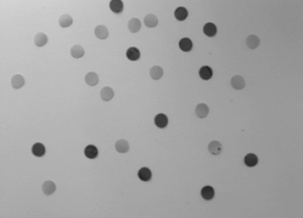
%> input picture BIV_P4-Dateien/shading.jpg, 303 x 218 px
$ octave uebung4.m   (GNU Octave 9; MATLAB toolbox functions it lacks are replaced by stand-ins)
%> lines starting %> are read from the running program, lines starting %| are printed output that depends on the picture
shadingimage = double(imread('shading.jpg'))/255;
%> shadingimage: size 218x303x3 double; min 0.137, max 0.831, mean 0.646
shadingimage = shadingimage(:,:,1);
%> shadingimage: size 218x303 double
imshow(shadingimage);
%% 1a)
mask = [1 2 1];
ergebnis = conv2(shadingimage, mask);
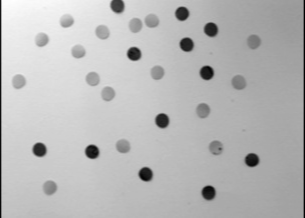
%> ergebnis: size 218x305 double; min 0.557, max 3.33, mean 2.57; drawn with min black and max white
figure;
imshow(ergebnis);
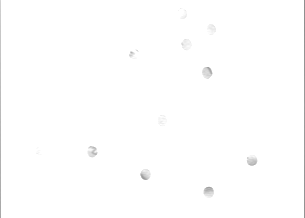
%> displayed picture: size 218x305, on the screen's scale of 0 to 255; min 142, max 255, mean 254
% Warum ist das Ergebnis heller?
% weil nicht durch die Summe aller Werte geteilt wird
newmask = [1 2 1] ./5;
ergebnis = conv2(shadingimage, newmask);
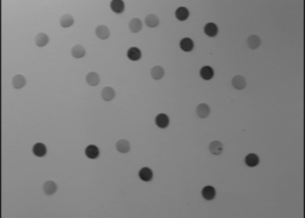
%> ergebnis: size 218x305 double; min 0.111, max 0.665, mean 0.513
figure;
imshow(ergebnis);
%% 1b)
ergebnis = shadingimage;
figure;
imshow(ergebnis);
for m = 1:50
ergebnis = conv2(shadingimage, newmask);
end;
figure;
imshow(ergebnis);
% a) das bild ist komplett schwarz?
% b) das Bild bestand vorher aus 218x303 Pixel und besteht danach aus 218x403 Pixeln
% c)
